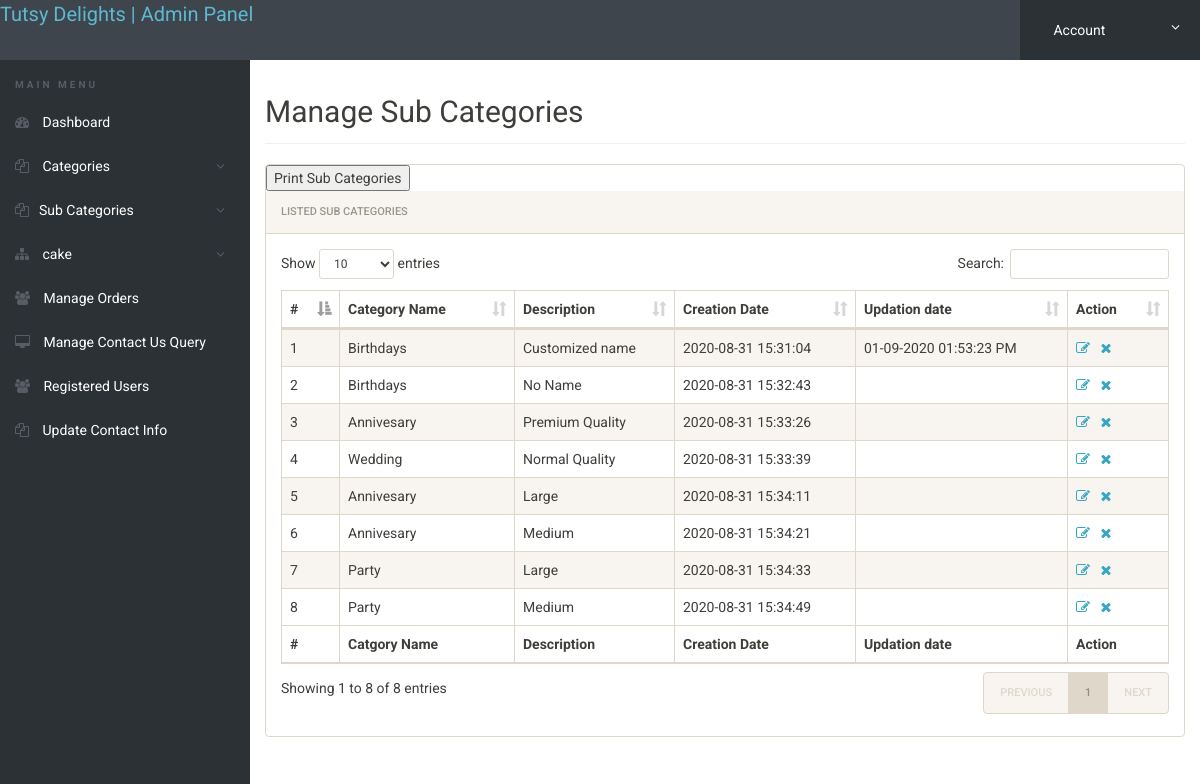
Page /admin/manage-sub-category.php (signed in) on the committed database.
### tables this page shows
CREATE TABLE `subcategory` (
  `id` int(11) NOT NULL,
  `categoryid` int(11) DEFAULT NULL,
  `subcategory` varchar(255) DEFAULT NULL,
  `creationDate` timestamp NULL DEFAULT current_timestamp(),
  `updationDate` varchar(255) DEFAULT NULL
);

CREATE TABLE `category` (
  `id` int(11) NOT NULL,
  `categoryName` varchar(255) DEFAULT NULL,
  `categoryDescription` longtext DEFAULT NULL,
  `creationDate` timestamp NOT NULL DEFAULT current_timestamp(),
  `updationDate` varchar(255) DEFAULT NULL
);

### admin/manage-sub-category.php (the view, shortened to what this page needs)
<?php
include('includes/config.php');
if(strlen($_SESSION['alogin'])==0)
	{
header('location:index.php');
}
else{
 ?>
<!doctype html>
<html lang="en" class="no-js">
<head>
	<link rel="stylesheet" href="css/font-awesome.min.css">
	<link rel="stylesheet" href="css/bootstrap.min.css">
	<link rel="stylesheet" href="css/dataTables.bootstrap.min.css">
	<link rel="stylesheet" href="css/bootstrap-social.css">
	<link rel="stylesheet" href="css/bootstrap-select.css">
	<link rel="stylesheet" href="css/fileinput.min.css">
	<link rel="stylesheet" href="css/awesome-bootstrap-checkbox.css">
	<link rel="stylesheet" href="css/style.css">
</head>
<body>
	<?php include('includes/header.php');?>
	<div class="ts-main-content">
		<?php include('includes/leftbar.php');?>
		<div class="content-wrapper">
			<div class="container-fluid">
				<div class="row">
					<div class="col-md-12">
						<h2 class="page-title">Manage Sub Categories</h2>
						<div class="panel panel-default">
						<button onClick="window.print()">Print Sub Categories</button>
							<div class="panel-heading">Listed Sub  Categories</div>
							<div class="panel-body">
								<table id="zctb" class="display table table-striped table-bordered table-hover" cellspacing="0" width="100%">
									<thead>
										<tr>
										<th>#</th>
											<th>Category Name</th>
											<th>Description</th>
											<th>Creation Date</th>
											<th>Updation date</th>
											<th>Action</th>
										</tr>
									</thead>
									<tfoot>
										<tr>
										<th>#</th>
											<th>Catgory Name</th>
											<th>Description</th>
											<th>Creation Date</th>
											<th>Updation date</th>
											<th>Action</th>
										</tr>
									</tfoot>
									<tbody>
									<?php $sql = "select subcategory.id,category.categoryName,subcategory.subcategory,subcategory.creationDate,subcategory.updationDate from subcategory join category on category.id=subcategory.categoryid ";
$query = $dbh -> prepare($sql);
$query->execute();
$results=$query->fetchAll(PDO::FETCH_OBJ);
$cnt=1;
if($query->rowCount() > 0)
{
foreach($results as $result)
{				?>
										<tr>
											<td><?php echo htmlentities($cnt);?></td>
											<td><?php echo htmlentities($result->categoryName);?></td>
											<td><?php echo htmlentities($result->subcategory);?></td>
											<td><?php echo htmlentities($result->creationDate);?></td>
											<td><?php echo htmlentities($result->updationDate);?></td>
<td><a href="edit-sub-category.php?id=<?php echo $result->id;?>"><i class="fa fa-edit"></i></a>&nbsp;&nbsp;
<a href="manage-sub-category.php?del=<?php echo $result->id;?>" onclick="return confirm('Do you want to delete');"><i class="fa fa-close"></i></a></td>
										</tr>
										<?php $cnt=$cnt+1; }} ?>
									</tbody>
								</table>
							</div>
						</div>
					</div>
				</div>
			</div>
		</div>
	</div>
</body>
</html>
<?php } ?>

### admin/css/style.css (style rules this page uses)
html { font-size: 14px; }
@media only screen and (min-width: 480px) { html { font-size: 17px; } }
@media only screen and (min-width: 768px) { html { font-size: 14px; } }
body { font-size: 1em; }
a { color: #37a6c4; }
.panel { overflow: hidden; }
.page-title { padding-bottom: 15px; margin-bottom: 20px; border-bottom: 1px solid #f0f0f0; }
.ts-main-content .content-wrapper { padding-top: 15px; margin-top: 60px; }
@media only screen and (min-width: 992px) { .ts-main-content .content-wrapper { margin-left: 250px; } }

### rows in the picture
subcategory: categoryid.categoryName "Birthdays", subcategory "Customized name", creationDate "2020-08-31 15:31:04", updationDate "01-09-2020 01:53:23 PM"
subcategory: categoryid.categoryName "Birthdays", subcategory "No Name", creationDate "2020-08-31 15:32:43"
subcategory: categoryid.categoryName "Annivesary", subcategory "Premium Quality", creationDate "2020-08-31 15:33:26"
subcategory: categoryid.categoryName "Wedding", subcategory "Normal Quality", creationDate "2020-08-31 15:33:39"
subcategory: categoryid.categoryName "Annivesary", subcategory "Large", creationDate "2020-08-31 15:34:11"
subcategory: categoryid.categoryName "Annivesary", subcategory "Medium", creationDate "2020-08-31 15:34:21"
subcategory: categoryid.categoryName "Party", subcategory "Large", creationDate "2020-08-31 15:34:33"
subcategory: categoryid.categoryName "Party", subcategory "Medium", creationDate "2020-08-31 15:34:49"
